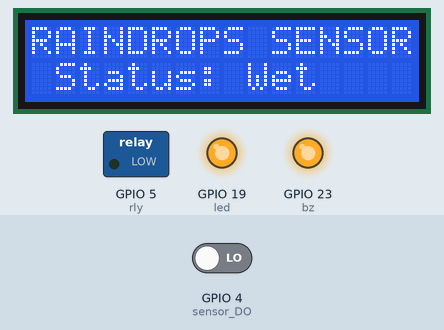
Bench run of a sketch on a simulated ESP32. Shown: 16×2 character LCD, switched loads named in the sketch (green lamp = pin HIGH), output pins drawn as LEDs (lit = HIGH). The inputs (shaded band) are chosen by the test bench; at power-on: GPIO 4 (sensor_DO) LOW. What the sketch prints to the serial monitor is not drawn.

Above: at 3.3 s.
3.4 s: GPIO 4 (sensor_DO) driven HIGH
At 4.6 s:
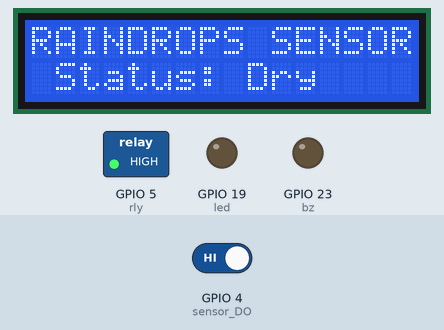
4.9 s: GPIO 4 (sensor_DO) driven LOW
At 6.1 s:
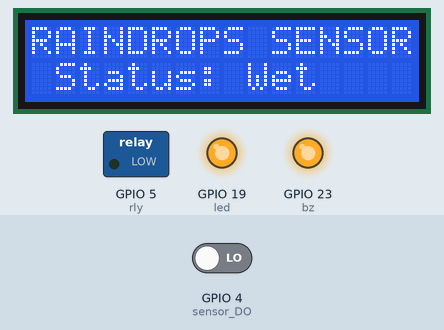
Timing chart, 0 to 7.9 s (numbered marks = the images above; inputs shaded):
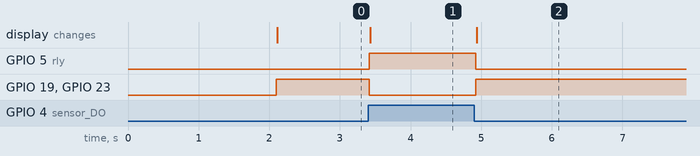

Measured:
- after the input at 3.4 s, GPIO 5 (rly): LOW → HIGH at once; GPIO 19 (led), GPIO 23 (bz): HIGH → LOW at once; the display: changes at once (image 1)
- after the input at 4.9 s, GPIO 5 (rly): HIGH → LOW at once; GPIO 19 (led), GPIO 23 (bz): LOW → HIGH at once; the display: changes at once (image 2)

The sketch:

RAINDROPSWITHLCD_custom.ino
```cpp
#include <Wire.h>
#include <LiquidCrystal_I2C.h>
int bz = 23;   // Buzzer pin
int led = 19;  // LED pin
int rly = 5;  // Relay pin
int sensor_DO = 4;
LiquidCrystal_I2C lcd(0x27, 16, 2);

void setup() {
  Serial.begin(9600);
  lcd.init();
  lcd.backlight();
  pinMode(sensor_DO, INPUT);
  pinMode(bz, OUTPUT);
  pinMode(led, OUTPUT);
  pinMode(rly, OUTPUT);
  lcd.setCursor(0, 0);
  lcd.print(" MONSTERCHIP");
  lcd.setCursor(0, 1);
  lcd.print(" INDONESIA");
  delay(2000);
  lcd.setCursor(0, 0);
  lcd.print("RAINDROPS SENSOR");
}

void loop() {
  int val = digitalRead(sensor_DO);
  Serial.print("Digital Output: ");
  Serial.println(val);
  if (val == 1) {
  digitalWrite(bz, LOW);
  digitalWrite(led, LOW);
  digitalWrite(rly, HIGH);
  lcd.setCursor(0, 1);
  lcd.print(" Status: Dry ");
  } else {
  digitalWrite(bz, HIGH);
  digitalWrite(led, HIGH);
  digitalWrite(rly, LOW);
  lcd.setCursor(0, 1);
  lcd.print(" Status: Wet ");
 }
}
```
